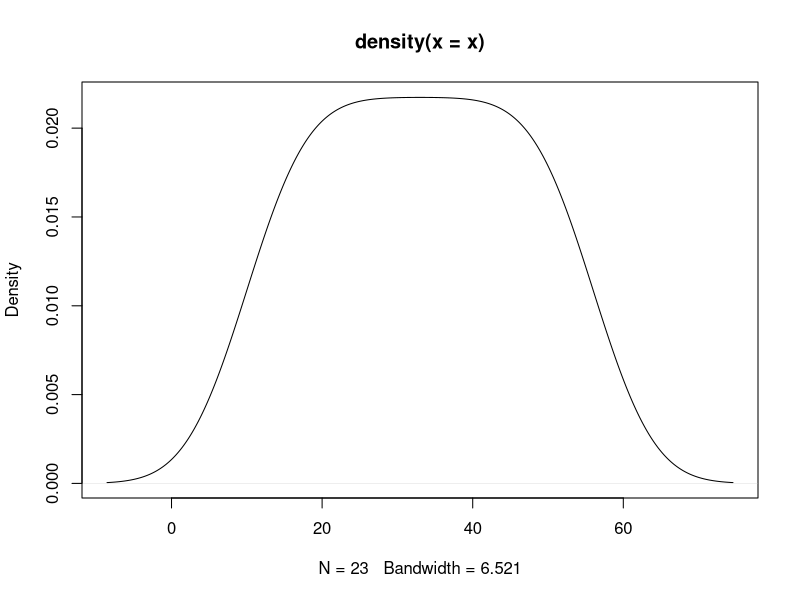
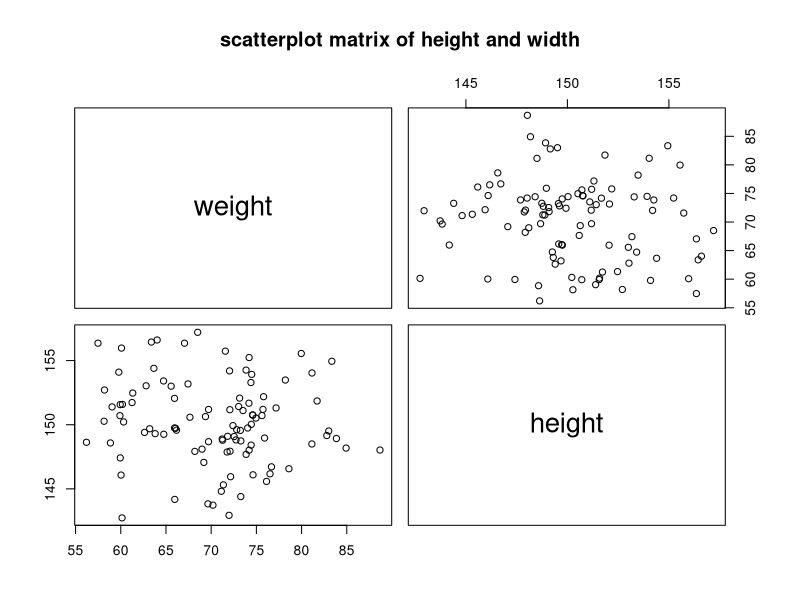
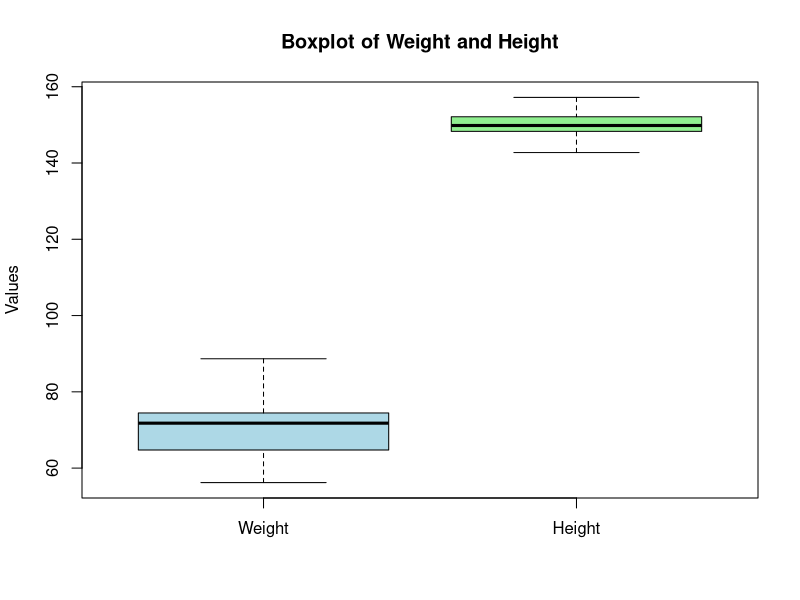
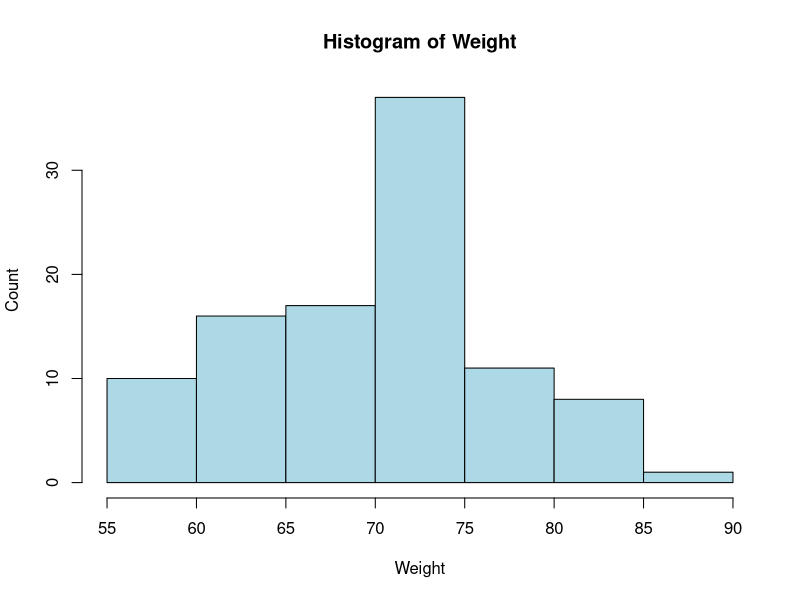
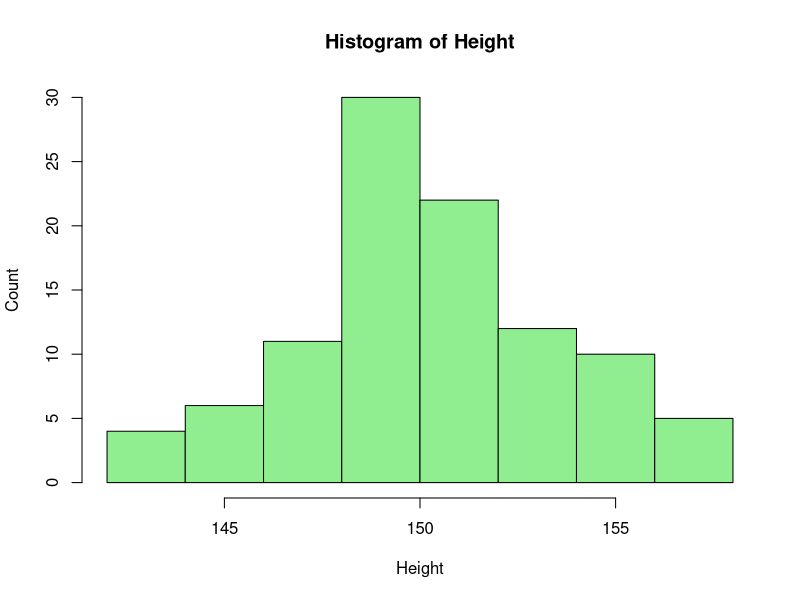

Source code (R) for these figures, in order: (Note: this script raises an error after producing the figures.)
## ---- chunk 1
knitr::opts_chunk$set(echo = TRUE)
## ---- chunk 2
#Ques1 .a
name <- "Hitesh Kumar"
print(name)
cat("\n")
roll <- 244161004
print(roll)
#b 
if (roll %% 2 == 0){
  cat("\n")
  print("even")
}else {
  cat("\n")
  print("odd")
}
## ---- chunk 3
#Q2.
x <- c(seq(11,56,by=2))
print(x)
print(mean(x))
print(var(x))
print(sd(x))
## ---- chunk 4
#Q2 density plot
plot(density(x))

## ---- chunk 5
#Q3.
x <- rnorm(12)
y <- rnorm(53)
z <- c(x,y)
print(z)
## ---- chunk 6
#Q4.
#a.
height <- rnorm(100,mean = 150,sd=3.16)
print(height)
## ---- chunk 7
#b.
weight <- rnorm(100,mean = 70,sd = 7.07)
print(weight)
## ---- chunk 8
#c.
hwdf = data.frame(height,weight)
print(hwdf)
## ---- chunk 9
#d.
print(dim(hwdf))
## ---- chunk 10
#e.
print(str(hwdf))
## ---- chunk 11
#f
#first 15 rows
head(hwdf,15)
## ---- chunk 12
#f last 13 rows
tail(hwdf,13)
## ---- chunk 13
#h
h1 <- subset(hwdf ,select = 1)
print(h1)
## ---- chunk 14
#i 
h170 <- hwdf[hwdf$height>170,]
print(h170)
## ---- chunk 15
#j
w45 <- hwdf[hwdf$weight<45,]
print(w45)
## ---- chunk 16
#k
hw1 <- hwdf[hwdf$height>160,hwdf$weight>90]
head(hw1,10)
## ---- chunk 17
#l
hw2 <- hwdf[hwdf$height<150 & hwdf$weight>80,]
print(hw2)
## ---- chunk 18
#m
#scatter plot 
pairs(~weight+height,data=hwdf,main="scatterplot matrix of height and width")
## ---- chunk 19
#m 
print("Height column ranges from 145 to 155 ,below and above it are outliers")
## ---- chunk 20
#m
#boxplot  plot between columns.

data(hwdf)

boxplot(hwdf$weight, hwdf$height, 
        names = c("Weight", "Height"), 
        main = "Boxplot of Weight and Height", 
        ylab = "Values", 
        col = c("lightblue", "lightgreen"))

## ---- chunk 21
#m histrogram of every column in hwdf
# Histogram for Weight
hist(hwdf$weight, 
     main = "Histogram of Weight", 
     xlab = "Weight", 
     ylab = "Count", 
     col = "lightblue", 
     border = "black", 
     breaks = 10)  # Adjust breaks as needed

# Histogram for Height
hist(hwdf$height, 
     main = "Histogram of Height", 
     xlab = "Height", 
     ylab = "Count", 
     col = "lightgreen", 
     border = "black", 
     breaks = 10) 

## ---- chunk 22
#m 
print("incase of height it ranges 145 to 155 ,and in case of weight it ranges from 55 to 85")
## ---- chunk 23
#n writing a pre- existing dataframe into a csv file 
write.csv(hwdf,"/home/a.gond/ASS1/data.csv",row.names = FALSE)
## ---- chunk 24
#o reading and getting csv
data <- read.csv("data.csv",sep =",")
head(data,10)
## ---- chunk 25
#5.
getmode <- function(v){
  uniqv <- unique(v)
  uniqv[which.max(tabulate(match(v,uniqv)))]
}
hmode <- getmode(height)
wmode <- getmode(weight)
print(wmode)
cat("\n")
print(hmode)
## ---- chunk 26

## ---- chunk 27

## ---- chunk 28

## ---- chunk 29

